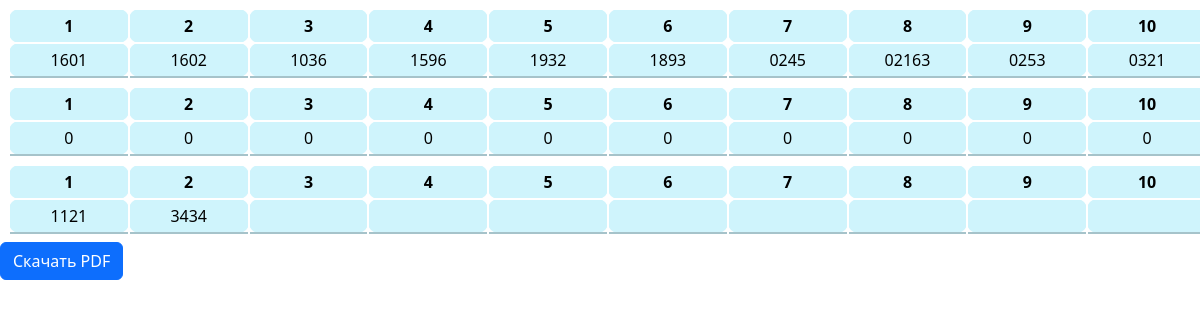
Page /my-table/ on the committed database.
### table/models.py (models this page shows, shortened)
class MyTable(models.Model):
    department = models.ForeignKey(Department, on_delete=models.CASCADE)
    col1 = models.CharField(max_length=255, blank=True)
    col2 = models.CharField(max_length=255, blank=True)
    col3 = models.CharField(max_length=255, blank=True)
    col4 = models.CharField(max_length=255, blank=True)
    col5 = models.CharField(max_length=255, blank=True)
    col6 = models.CharField(max_length=255, blank=True)
    col7 = models.CharField(max_length=255, blank=True)
    col8 = models.CharField(max_length=255, blank=True)
    col9 = models.CharField(max_length=255, blank=True)
    col10 = models.CharField(max_length=255, blank=True)
    class Meta:
        verbose_name = 'Jadval'
        verbose_name_plural = 'Jadvallar'

### table/views.py (the view)
# urls.py: path('my-table/', views.my_table_view, name='my_table_view'),
def my_table_view(request):
    departments = Department.objects.all()
    selected_department_id = request.GET.get('department_id')
    if selected_department_id:
        selected_department = Department.objects.get(pk=selected_department_id)
        tables = MyTable.objects.filter(department=selected_department)
    else:
        tables = MyTable.objects.all()
    return render(request, 'table.html', {'departments': departments, 'tables': tables})

### templates/table.html (shortened to what this page needs)
<!DOCTYPE html>
<html>
<head>
    <link href="https://cdn.jsdelivr.net/npm/bootstrap@5.3.2/dist/css/bootstrap.min.css" rel="stylesheet"
>
</head>
<body>
{% for table in tables %}
    <table class="table table-sm table-info mx-2 my-2" id="table{{ forloop.counter }}">
        <thead class="thead">
            <th style="width: 10%;">1</th>
            <th style="width: 10%;">2</th>
            <th style="width: 10%;">3</th>
            <th style="width: 10%;">4</th>
            <th style="width: 10%;">5</th>
            <th style="width: 10%;">6</th>
            <th style="width: 10%;">7</th>
            <th style="width: 10%;">8</th>
            <th style="width: 10%;">9</th>
            <th style="width: 10%;">10</th>
        </thead>
        <tbody class="tbody">
            <td>{{ table.col1 }}</td>
            <td>{{ table.col2 }}</td>
            <td>{{ table.col3 }}</td>
            <td>{{ table.col4 }}</td>
            <td>{{ table.col5 }}</td>
            <td>{{ table.col6 }}</td>
            <td>{{ table.col7 }}</td>
            <td>{{ table.col8 }}</td>
            <td>{{ table.col9 }}</td>
            <td>{{ table.col10 }}</td>
        </tbody>
    </table>
{% endfor %}
{% if tables %}
    <a href="{% url 'generate_pdf' %}" class="btn btn-primary" target="_blank">Скачать PDF</a>
{% endif %}
</body>
</html>

### templates/table.html (style rules this page uses)
table { border: 2px solid black; width: 100%; border-radius: 10px; }
th, td { border: 2px solid white; border-radius: 10px; text-align: center; }

### rows in the picture
MyTable: col1 "1601", col2 "1602", col3 "1036", col4 "1596", col5 "1932", col6 "1893", col7 "0245", col8 "02163", col9 "0253", col10 "0321"
MyTable: col1 "0", col2 "0", col3 "0", col4 "0", col5 "0", col6 "0", col7 "0", col8 "0", col9 "0", col10 "0"
MyTable: col1 "1121", col2 "3434"
